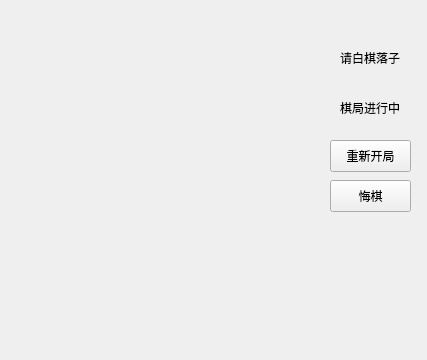
<?xml version="1.0" encoding="UTF-8"?>
<ui version="4.0">
 <class>MainWindow</class>
 <widget class="QMainWindow" name="MainWindow">
  <property name="geometry">
   <rect>
    <x>0</x>
    <y>0</y>
    <width>427</width>
    <height>360</height>
   </rect>
  </property>
  <property name="windowTitle">
   <string>五子棋</string>
  </property>
  <widget class="QWidget" name="centralWidget">
   <widget class="QLabel" name="who">
    <property name="geometry">
     <rect>
      <x>340</x>
      <y>50</y>
      <width>71</width>
      <height>16</height>
     </rect>
    </property>
    <property name="text">
     <string>请白棋落子</string>
    </property>
   </widget>
   <widget class="QLabel" name="gameStatus">
    <property name="geometry">
     <rect>
      <x>340</x>
      <y>100</y>
      <width>71</width>
      <height>16</height>
     </rect>
    </property>
    <property name="text">
     <string>棋局进行中</string>
    </property>
   </widget>
   <widget class="QPushButton" name="restart">
    <property name="geometry">
     <rect>
      <x>330</x>
      <y>140</y>
      <width>81</width>
      <height>32</height>
     </rect>
    </property>
    <property name="focusPolicy">
     <enum>Qt::NoFocus</enum>
    </property>
    <property name="text">
     <string>重新开局</string>
    </property>
   </widget>
   <widget class="QPushButton" name="regret">
    <property name="geometry">
     <rect>
      <x>330</x>
      <y>180</y>
      <width>81</width>
      <height>32</height>
     </rect>
    </property>
    <property name="focusPolicy">
     <enum>Qt::NoFocus</enum>
    </property>
    <property name="text">
     <string>悔棋</string>
    </property>
   </widget>
  </widget>
 </widget>
 <layoutdefault spacing="6" margin="11"/>
 <resources/>
 <connections/>
</ui>
